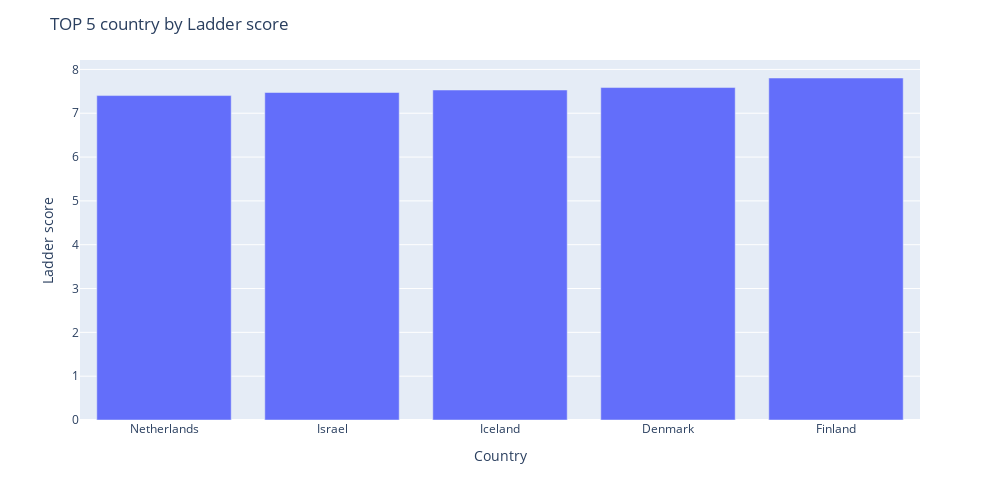
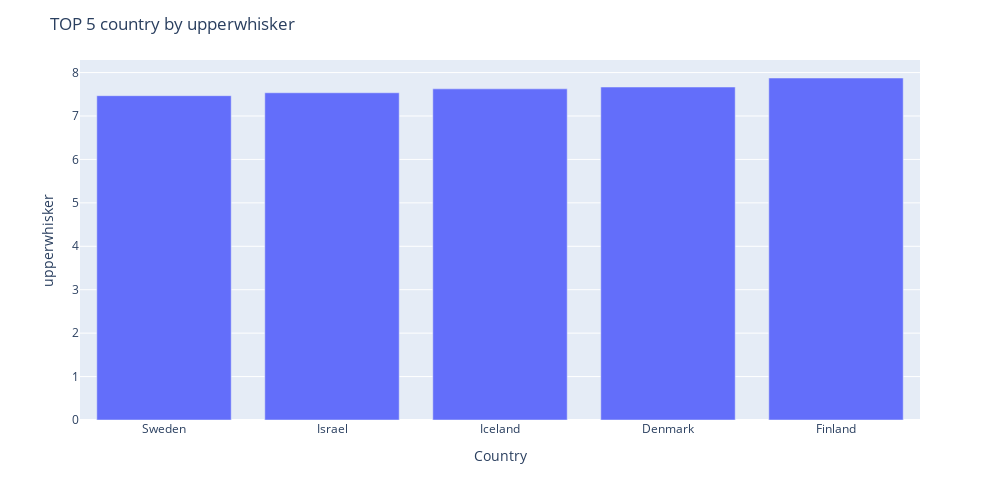
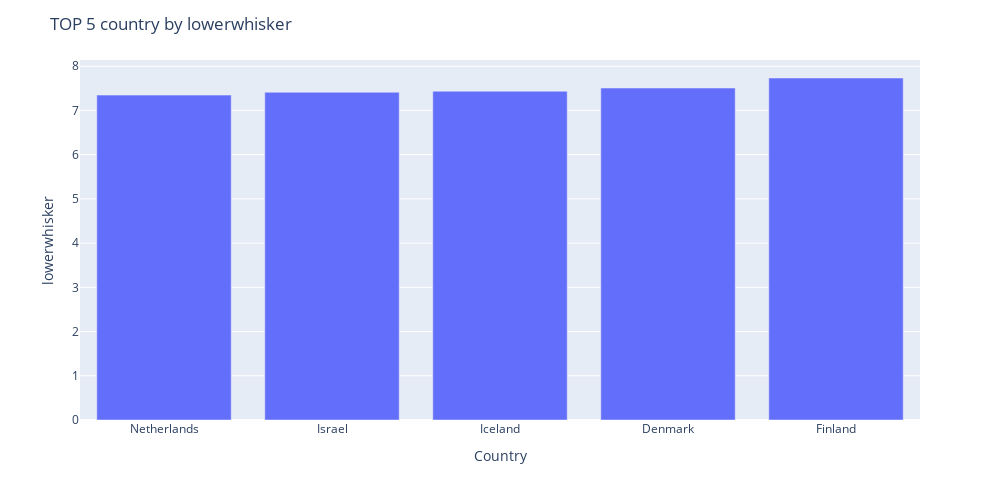
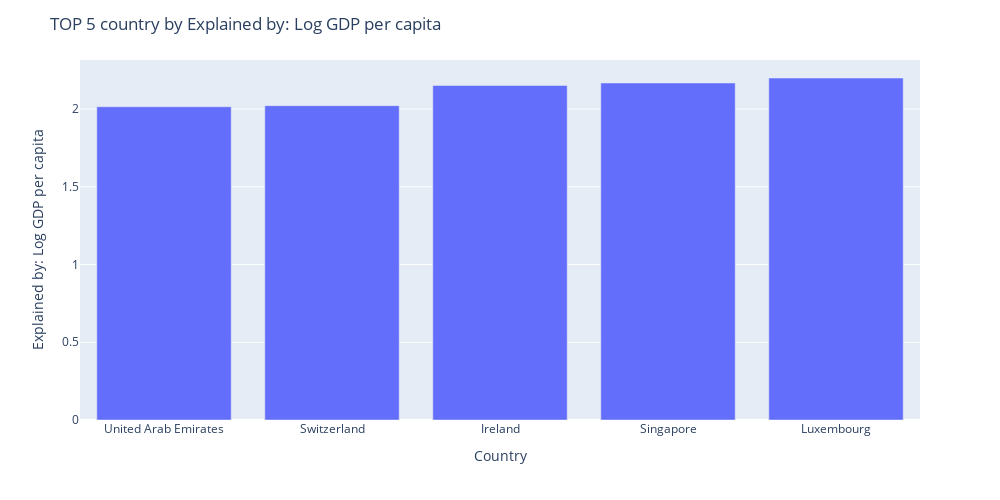

Write notebook code for charts like these, in order.
### Code cell
for feature in numeric_features:
  top5 = exteneded_df1.nlargest(5, feature).sort_values(by=feature)
  fig_bar = px.bar(x = top5['Country name'], y = top5[feature])
  fig_bar.update_layout(width = 1000, height = 500, title_text=f"TOP 5 country by {feature}")
  fig_bar.update_xaxes(title = 'Country')
  fig_bar.update_yaxes(title = f'{feature}')
  fig_bar.show()

### Figure 1 — Plotly figure (JSON) as saved in the notebook; plotly's stock layout.template omitted (floating-point values rounded to 4 significant figures)
{"data": [{"alignmentgroup": "True", "hovertemplate": "x=%{x}<br>y=%{y}<extra></extra>", "legendgroup": "", "marker": {"color": "#636efa", "pattern": {"shape": ""}}, "name": "", "offsetgroup": "", "orientation": "v", "showlegend": false, "textposition": "auto", "type": "bar", "x": ["Netherlands", "Israel", "Iceland", "Denmark", "Finland"], "xaxis": "x", "y": [7.403, 7.473, 7.53, 7.586, 7.804], "yaxis": "y"}], "layout": {"barmode": "relative", "height": 500, "legend": {"tracegroupgap": 0}, "margin": {"t": 60}, "title": {"text": "TOP 5 country by Ladder score"}, "width": 1000, "xaxis": {"anchor": "y", "domain": [0, 1], "title": {"text": "Country"}}, "yaxis": {"anchor": "x", "domain": [0, 1], "title": {"text": "Ladder score"}}}}

### Figure 2 — Plotly figure (JSON) as saved in the notebook; plotly's stock layout.template omitted (floating-point values rounded to 4 significant figures)
{"data": [{"alignmentgroup": "True", "hovertemplate": "x=%{x}<br>y=%{y}<extra></extra>", "legendgroup": "", "marker": {"color": "#636efa", "pattern": {"shape": ""}}, "name": "", "offsetgroup": "", "orientation": "v", "showlegend": false, "textposition": "auto", "type": "bar", "x": ["Sweden", "Israel", "Iceland", "Denmark", "Finland"], "xaxis": "x", "y": [7.468, 7.535, 7.625, 7.667, 7.875], "yaxis": "y"}], "layout": {"barmode": "relative", "height": 500, "legend": {"tracegroupgap": 0}, "margin": {"t": 60}, "title": {"text": "TOP 5 country by upperwhisker"}, "width": 1000, "xaxis": {"anchor": "y", "domain": [0, 1], "title": {"text": "Country"}}, "yaxis": {"anchor": "x", "domain": [0, 1], "title": {"text": "upperwhisker"}}}}

### Figure 3 — Plotly figure (JSON) as saved in the notebook; plotly's stock layout.template omitted (floating-point values rounded to 4 significant figures)
{"data": [{"alignmentgroup": "True", "hovertemplate": "x=%{x}<br>y=%{y}<extra></extra>", "legendgroup": "", "marker": {"color": "#636efa", "pattern": {"shape": ""}}, "name": "", "offsetgroup": "", "orientation": "v", "showlegend": false, "textposition": "auto", "type": "bar", "x": ["Netherlands", "Israel", "Iceland", "Denmark", "Finland"], "xaxis": "x", "y": [7.346, 7.411, 7.434, 7.506, 7.733], "yaxis": "y"}], "layout": {"barmode": "relative", "height": 500, "legend": {"tracegroupgap": 0}, "margin": {"t": 60}, "title": {"text": "TOP 5 country by lowerwhisker"}, "width": 1000, "xaxis": {"anchor": "y", "domain": [0, 1], "title": {"text": "Country"}}, "yaxis": {"anchor": "x", "domain": [0, 1], "title": {"text": "lowerwhisker"}}}}

### Figure 4 — Plotly figure (JSON) as saved in the notebook; plotly's stock layout.template omitted (floating-point values rounded to 4 significant figures)
{"data": [{"alignmentgroup": "True", "hovertemplate": "x=%{x}<br>y=%{y}<extra></extra>", "legendgroup": "", "marker": {"color": "#636efa", "pattern": {"shape": ""}}, "name": "", "offsetgroup": "", "orientation": "v", "showlegend": false, "textposition": "auto", "type": "bar", "x": ["United Arab Emirates", "Switzerland", "Ireland", "Singapore", "Luxembourg"], "xaxis": "x", "y": [2.015, 2.022, 2.152, 2.168, 2.2], "yaxis": "y"}], "layout": {"barmode": "relative", "height": 500, "legend": {"tracegroupgap": 0}, "margin": {"t": 60}, "title": {"text": "TOP 5 country by Explained by: Log GDP per capita"}, "width": 1000, "xaxis": {"anchor": "y", "domain": [0, 1], "title": {"text": "Country"}}, "yaxis": {"anchor": "x", "domain": [0, 1], "title": {"text": "Explained by: Log GDP per capita"}}}}
